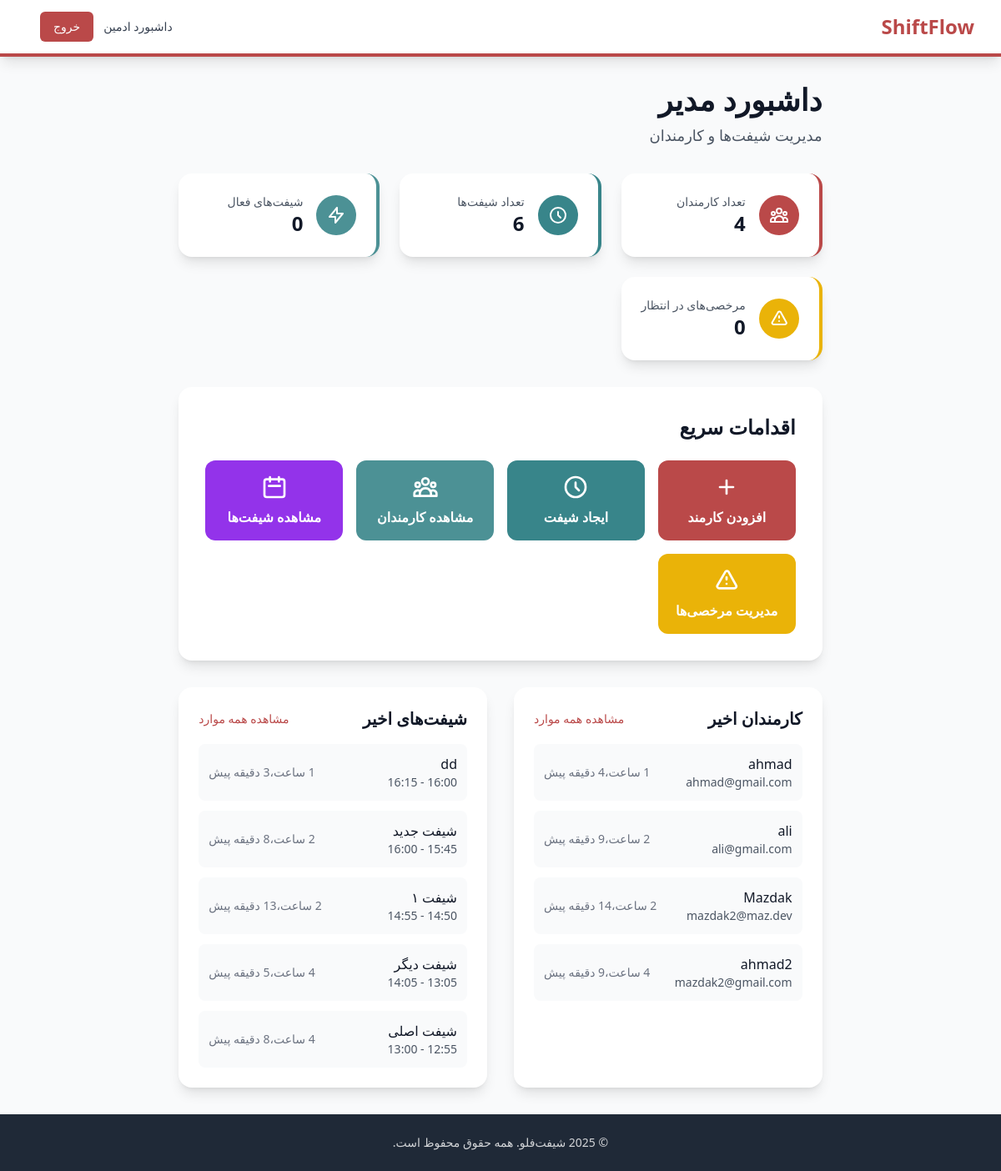
/admin-dashboard/ (signed in), run on the app's committed database.
### core/models.py (models this page shows, shortened)
class Employee(models.Model):
    user = models.OneToOneField(User, on_delete=models.CASCADE, related_name='employee_profile')
    name = models.CharField(max_length=100)
    email = models.EmailField(unique=True)
    working_hours = models.DecimalField(
        max_digits=5,
        decimal_places=2,
        default=0.00,
        validators=[MinValueValidator(0.00)]
    )
    created_at = models.DateTimeField(auto_now_add=True)
    updated_at = models.DateTimeField(auto_now=True)
    class Meta:
        ordering = ['name']

class Shift(models.Model):
    name = models.CharField(max_length=100)
    start_time = models.DateTimeField()
    end_time = models.DateTimeField()
    employees = models.ManyToManyField(Employee, related_name='shifts', blank=True)
    created_at = models.DateTimeField(auto_now_add=True)
    updated_at = models.DateTimeField(auto_now=True)
    class Meta:
        ordering = ['start_time']

### admin_dashboard/views.py (the view)
# urls.py: path('', views.dashboard, name='dashboard'),
@login_required
@user_passes_test(is_admin)
def dashboard(request):
    total_employees = Employee.objects.count()
    total_shifts = Shift.objects.count()
    active_shifts = Shift.objects.filter(
        start_time__lte=timezone.now(),
        end_time__gte=timezone.now()
    ).count()
    pending_leaves = Leave.objects.filter(status='pending').count()
    recent_employees = Employee.objects.order_by('-created_at')[:5]
    recent_shifts = Shift.objects.order_by('-created_at')[:5]
    context = {
        'total_employees': total_employees,
        'total_shifts': total_shifts,
        'active_shifts': active_shifts,
        'pending_leaves': pending_leaves,
        'recent_employees': recent_employees,
        'recent_shifts': recent_shifts,
    }
    return render(request, 'admin_dashboard/dashboard.html', context)

### admin_dashboard/views.py (called while the page is built)
def is_admin(user):
    return user.is_staff

### templates/admin_dashboard/dashboard.html (shortened to what this page needs)
{% extends "base.html" %}
{% block content %}
<div class="max-w-7xl mx-auto">
  <div class="mb-8">
    <h1 class="text-4xl font-bold text-gray-900 mb-2">داشبورد مدیر</h1>
    <p class="text-lg text-gray-600">مدیریت شیفت‌ها و کارمندان</p>
  </div>
  <div class="grid md:grid-cols-3 gap-6 mb-8">
    <div class="bg-white rounded-2xl shadow-lg p-6 border-r-4 border-pomodoro-red">
      <div class="flex items-center">
        <div class="bg-pomodoro-red rounded-full p-3 ml-4">
        </div>
        <div>
          <p class="text-sm font-medium text-gray-600">تعداد کارمندان</p>
          <p class="text-2xl font-bold text-gray-900">{{ total_employees }}</p>
        </div>
      </div>
    </div>
    <div class="bg-white rounded-2xl shadow-lg p-6 border-r-4 border-pomodoro-blue">
      <div class="flex items-center">
        <div class="bg-pomodoro-blue rounded-full p-3 ml-4">
          <svg class="w-6 h-6 text-white" fill="none" stroke="currentColor" viewBox="0 0 24 24">
            <path stroke-linecap="round" stroke-linejoin="round" stroke-width="2"
              d="M12 8v4l3 3m6-3a9 9 0 11-18 0 9 9 0 0118 0z"/>
          </svg>
        </div>
        <div>
          <p class="text-sm font-medium text-gray-600">تعداد شیفت‌ها</p>
          <p class="text-2xl font-bold text-gray-900">{{ total_shifts }}</p>
        </div>
      </div>
    </div>
    <div class="bg-white rounded-2xl shadow-lg p-6 border-r-4 border-pomodoro-green">
      <div class="flex items-center">
        <div class="bg-pomodoro-green rounded-full p-3 ml-4">
          <svg class="w-6 h-6 text-white" fill="none" stroke="currentColor" viewBox="0 0 24 24">
            <path stroke-linecap="round" stroke-linejoin="round" stroke-width="2"
              d="M13 10V3L4 14h7v7l9-11h-7z"/>
          </svg>
        </div>
        <div>
          <p class="text-sm font-medium text-gray-600">شیفت‌های فعال</p>
          <p class="text-2xl font-bold text-gray-900">{{ active_shifts }}</p>
        </div>
      </div>
    </div>
    <div class="bg-white rounded-2xl shadow-lg p-6 border-r-4 border-yellow-500">
      <div class="flex items-center">
        <div class="bg-yellow-500 rounded-full p-3 ml-4">
          <svg class="w-6 h-6 text-white" fill="none" stroke="currentColor" viewBox="0 0 24 24">
            <path stroke-linecap="round" stroke-linejoin="round" stroke-width="2"
              d="M12 9v2m0 4h.01m-6.938 4h13.856c1.54 0 2.502-1.667 1.732-2.5L13.732 4c-.77-.833-1.964-.833-2.732 0L3.732 16.5c-.77.833.192 2.5 1.732 2.5z"/>
          </svg>
        </div>
        <div>
          <p class="text-sm font-medium text-gray-600">مرخصی‌های در انتظار</p>
          <p class="text-2xl font-bold text-gray-900">{{ pending_leaves }}</p>
        </div>
      </div>
    </div>
  </div>
  <div class="bg-white rounded-2xl shadow-lg p-8 mb-8">
    <h2 class="text-2xl font-bold text-gray-900 mb-6">اقدامات سریع</h2>
    <div class="grid md:grid-cols-2 lg:grid-cols-4 gap-4">
      <a href="{% url 'admin_dashboard:create_employee_with_user' %}" class="bg-pomodoro-red text-white p-4 rounded-xl text-center hover:bg-red-700 transition-colors">
        <svg class="w-8 h-8 mx-auto mb-2" fill="none" stroke="currentColor" viewBox="0 0 24 24">
          <path stroke-linecap="round" stroke-linejoin="round" stroke-width="2" d="M12 6v6m0 0v6m0-6h6m-6 0H6"/>
        </svg>
        <p class="font-semibold">افزودن کارمند</p>
      </a>
      <a href="{% url 'admin_dashboard:shift_create' %}" class="bg-pomodoro-blue text-white p-4 rounded-xl text-center hover:bg-blue-700 transition-colors">
        <svg class="w-8 h-8 mx-auto mb-2" fill="none" stroke="currentColor" viewBox="0 0 24 24">
          <path stroke-linecap="round" stroke-linejoin="round" stroke-width="2" d="M12 8v4l3 3m6-3a9 9 0 11-18 0 9 9 0 0118 0z"/>
        </svg>
        <p class="font-semibold">ایجاد شیفت</p>
      </a>
      <a href="{% url 'admin_dashboard:employee_list' %}" class="bg-pomodoro-green text-white p-4 rounded-xl text-center hover:bg-green-700 transition-colors">
        <p class="font-semibold">مشاهده کارمندان</p>
      </a>
      <a href="{% url 'admin_dashboard:shift_list' %}" class="bg-purple-600 text-white p-4 rounded-xl text-center hover:bg-purple-700 transition-colors">
        <svg class="w-8 h-8 mx-auto mb-2" fill="none" stroke="currentColor" viewBox="0 0 24 24">
          <path stroke-linecap="round" stroke-linejoin="round" stroke-width="2" d="M8 7V3m8 4V3m-9 8h10M5 21h14a2 2 0 002-2V7a2 2 0 00-2-2H5a2 2 0 00-2 2v12a2 2 0 002 2z"/>
        </svg>
        <p class="font-semibold">مشاهده شیفت‌ها</p>
      </a>
      <a href="{% url 'admin_dashboard:leave_list' %}" class="bg-yellow-500 text-white p-4 rounded-xl text-center hover:bg-yellow-600 transition-colors">
        <svg class="w-8 h-8 mx-auto mb-2" fill="none" stroke="currentColor" viewBox="0 0 24 24">
          <path stroke-linecap="round" stroke-linejoin="round" stroke-width="2" d="M12 9v2m0 4h.01m-6.938 4h13.856c1.54 0 2.502-1.667 1.732-2.5L13.732 4c-.77-.833-1.964-.833-2.732 0L3.732 16.5c-.77.833.192 2.5 1.732 2.5z"/>
        </svg>
        <p class="font-semibold">مدیریت مرخصی‌ها</p>
      </a>
    </div>
  </div>
  <div class="grid md:grid-cols-2 gap-8">
    <div class="bg-white rounded-2xl shadow-lg p-6">
      <div class="flex items-center justify-between mb-4">
        <h3 class="text-xl font-bold text-gray-900">کارمندان اخیر</h3>
        <a href="{% url 'admin_dashboard:employee_list' %}" class="text-pomodoro-red hover:text-red-700 text-sm font-medium">مشاهده همه موارد</a>
      </div>
      {% if recent_employees %}
        <div class="space-y-3">
          {% for employee in recent_employees %}
            <div class="flex items-center justify-between p-3 bg-gray-50 rounded-lg">
              <div>
                <p class="font-medium text-gray-900">{{ employee.name }}</p>
                <p class="text-sm text-gray-600">{{ employee.email }}</p>
              </div>
              <span class="text-sm text-gray-500">{{ employee.created_at|timesince }} پیش</span>
            </div>
          {% endfor %}
        </div>
      {% else %}
        <p class="text-gray-500 text-center py-4">هنوز کارمندی ثبت نشده است</p>
      {% endif %}
    </div>
    <div class="bg-white rounded-2xl shadow-lg p-6">
      <div class="flex items-center justify-between mb-4">
        <h3 class="text-xl font-bold text-gray-900">شیفت‌های اخیر</h3>
        <a href="{% url 'admin_dashboard:shift_list' %}" class="text-pomodoro-red hover:text-red-700 text-sm font-medium">مشاهده همه موارد</a>
      </div>
      {% if recent_shifts %}
        <div class="space-y-3">
          {% for shift in recent_shifts %}
            <div class="flex items-center justify-between p-3 bg-gray-50 rounded-lg">
              <div>
                <p class="font-medium text-gray-900">{{ shift.name }}</p>
                <p class="text-sm text-gray-600">{{ shift.start_time|time:"H:i" }} - {{ shift.end_time|time:"H:i" }}</p>
              </div>
              <span class="text-sm text-gray-500">{{ shift.created_at|timesince }} پیش</span>
            </div>
          {% endfor %}
        </div>
      {% else %}
        <p class="text-gray-500 text-center py-4">هنوز شیفتی ثبت نشده است</p>
      {% endif %}
    </div>
  </div>
</div>
{% endblock %}

### data on the page
Employee: name "ahmad", email "ahmad@gmail.com", created_at "1 ساعت،4 دقیقه"
Employee: name "ali", email "ali@gmail.com", created_at "2 ساعت،9 دقیقه"
Employee: name "Mazdak", email "mazdak2@maz.dev", created_at "2 ساعت،14 دقیقه"
Employee: name "ahmad2", email "mazdak2@gmail.com", created_at "4 ساعت،9 دقیقه"
Shift: name "dd", end_time "16:15", created_at "1 ساعت،3 دقیقه"
Shift: name "شیفت جدید", end_time "16:00", created_at "2 ساعت،8 دقیقه"
Shift: name "شیفت ۱", end_time "14:55", created_at "2 ساعت،13 دقیقه"
Shift: name "شیفت دیگر", end_time "14:05", created_at "4 ساعت،5 دقیقه"
Shift: name "شیفت اصلی", end_time "13:00", created_at "4 ساعت،8 دقیقه"

### other printed values
{{ total_employees }} "4"
{{ total_shifts }} "6"
{{ active_shifts }} "0"
{{ pending_leaves }} "0"
